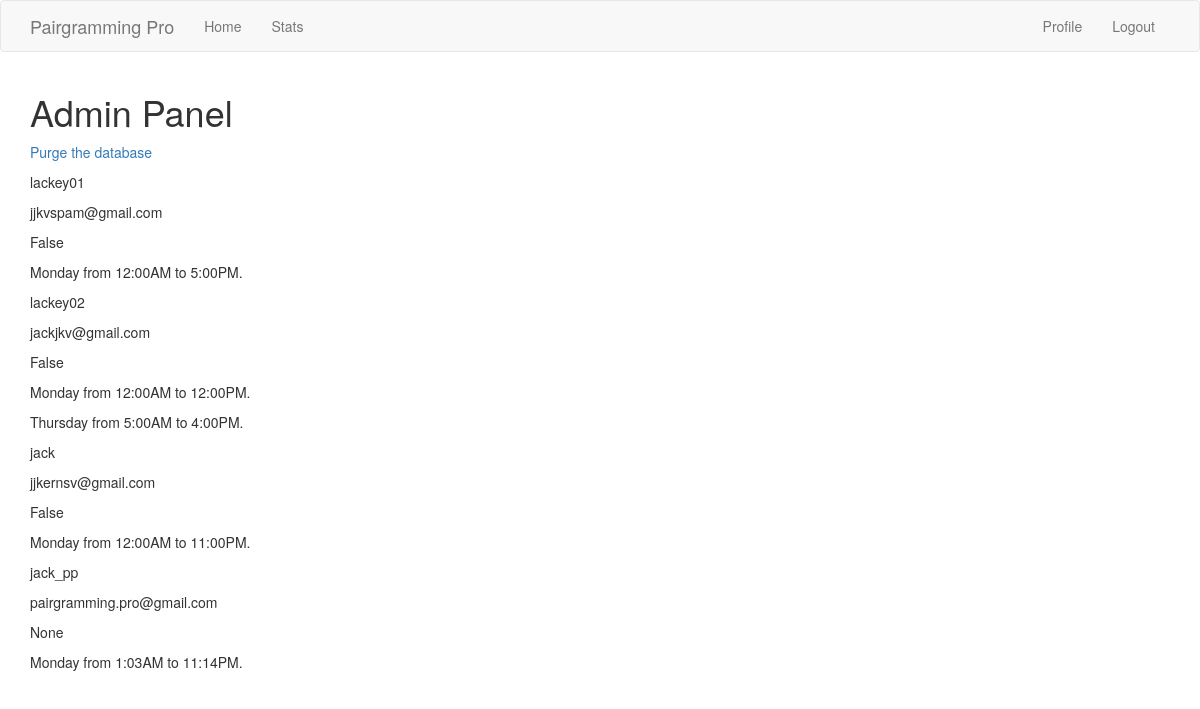
The app's page /admin (signed in) with its own data.
### app/models.py (models this page shows, shortened)
class User(UserMixin, db.Model):
    id = db.Column(db.Integer, primary_key=True)
    username = db.Column(db.String(128), index=True, unique=True)
    email = db.Column(db.String(128), index=True, unique=True)
    s_id = db.Column(db.Integer, db.ForeignKey('school.id'))
    c_id = db.Column(db.Integer, db.ForeignKey('course.id'))
    password_hash = db.Column(db.String(128))
    free_times = db.relationship('FreeInterval', backref='author', lazy='dynamic')
    taken = db.Column(db.Boolean)
    partner = db.Column(db.String(128))
    p_id = db.Column(db.Integer)

class FreeInterval(db.Model):
    id = db.Column(db.Integer, primary_key=True)
    start_day = db.Column(db.String(10))
    start_time = db.Column(db.String(10))
    end_day = db.Column(db.String(10))
    end_time = db.Column(db.String(10))
    user_id = db.Column(db.Integer, db.ForeignKey('user.id'))
    def __repr__(self):
        if self.start_day == self.end_day:
            return '{} from {} to {}.'.format(self.start_day, self.start_time, self.end_time)
        else:
            return '{} at {} to {} at {}.'.format(self.start_day, self.start_time, self.end_day, self.end_time)

### app/routes.py (the view)
@app.route('/admin', methods=['GET', 'POST'])
@login_required
def admin():
    if current_user.username not in DM.ADMINS:
        flash('Access denied!')
        return redirect(url_for('index'))
    users = User.query.all()
    return render_template('admin.html', title='Admin Panel', users=users)

### app/models.py (called while the page is built)
@login.user_loader
def load_user(id):
    return User.query.get(int(id))

### app/templates/admin.html (shortened to what this page needs)
{% extends "base.html" %}
{% block app_content %}
<h1>Admin Panel</h1>
<p><a href="{{ url_for('purge') }}">Purge the database</a></p>
{% for user in users %}
<p>{{user.username}}</p>
<p>{{user.email}}</p>
<p>{{user.taken}}</p>
{% for f in user.free_times %}
<p>{{f}}</p>
{% endfor %}
{% endfor %}
{% endblock %}

### records on screen
User: username "lackey01", email "jjkvspam@gmail.com", taken "False"
FreeInterval: start_day+end_day+start_time "Monday from 12:00AM to 5:00PM."
User: username "lackey02", email "jackjkv@gmail.com", taken "False"
FreeInterval: start_day+end_day+start_time "Monday from 12:00AM to 12:00PM."
FreeInterval: start_day+end_day+start_time "Thursday from 5:00AM to 4:00PM."
User: username "jack", email "jjkernsv@gmail.com", taken "False"
FreeInterval: start_day+end_day+start_time "Monday from 12:00AM to 11:00PM."
User: username "jack_pp", email "pairgramming.pro@gmail.com", taken "None"
FreeInterval: start_day+end_day+start_time "Monday from 1:03AM to 11:14PM."
